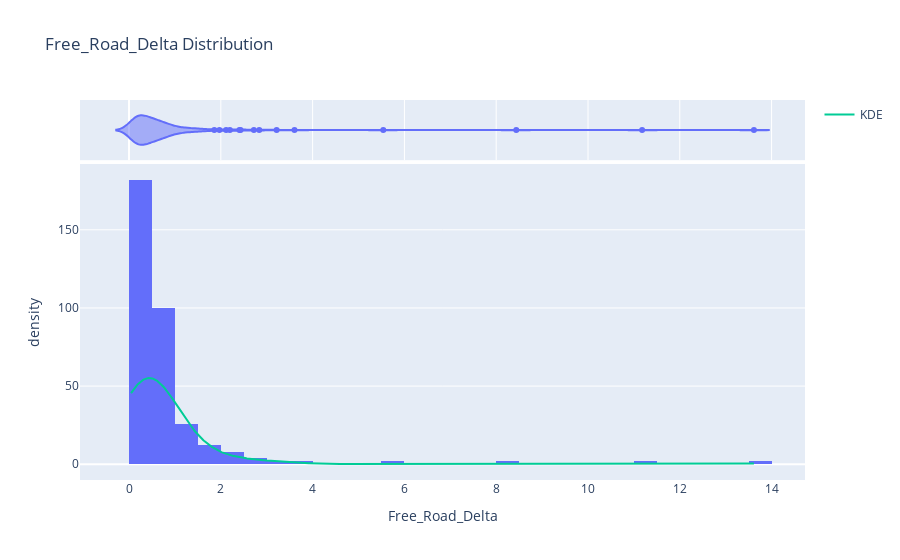

The code cell stored with this chart in its notebook:
### Code cell
fig = px.histogram(feature_by_participant, x='Free_Road_Delta', title='Free_Road_Delta Distribution', 
                   marginal='violin', histnorm='density')

# Calculate KDE
delta_data = feature_by_participant['Free_Road_Delta'].dropna()
kde = gaussian_kde(delta_data)
x_range = np.linspace(min(delta_data), max(delta_data), 1000)
fig.add_trace(go.Scatter(x=x_range, y=kde.evaluate(x_range)*100, mode='lines', name='KDE'))

fig.show()

### Figure 1 — Plotly figure (JSON) as saved in the notebook; plotly's stock layout.template omitted (floating-point values rounded to 4 significant figures; data arrays with more than 128 entries replaced by an {"elided": "..."} marker saying what was removed)
{"data": [{"alignmentgroup": "True", "bingroup": "x", "histnorm": "density", "hovertemplate": "Free_Road_Delta=%{x}<br>density=%{y}<extra></extra>", "legendgroup": "", "marker": {"color": "#636efa", "pattern": {"shape": ""}}, "name": "", "offsetgroup": "", "orientation": "v", "showlegend": false, "type": "histogram", "x": {"elided": "172 float values"}, "xaxis": "x", "yaxis": "y"}, {"alignmentgroup": "True", "hovertemplate": "Free_Road_Delta=%{x}<extra></extra>", "legendgroup": "", "marker": {"color": "#636efa"}, "name": "", "offsetgroup": "", "scalegroup": "x", "showlegend": false, "type": "violin", "x": {"elided": "172 float values"}, "xaxis": "x2", "yaxis": "y2"}, {"mode": "lines", "name": "KDE", "type": "scatter", "x": {"elided": "1000 float values"}, "y": {"elided": "1000 float values"}}], "layout": {"barmode": "relative", "legend": {"tracegroupgap": 0}, "title": {"text": "Free_Road_Delta Distribution"}, "xaxis": {"anchor": "y", "domain": [0, 1], "title": {"text": "Free_Road_Delta"}}, "xaxis2": {"anchor": "y2", "domain": [0, 1], "matches": "x", "showgrid": true, "showticklabels": false}, "yaxis": {"anchor": "x", "domain": [0, 0.8316], "title": {"text": "density"}}, "yaxis2": {"anchor": "x2", "domain": [0.8416, 1], "matches": "y2", "showgrid": false, "showline": false, "showticklabels": false, "ticks": ""}}}
